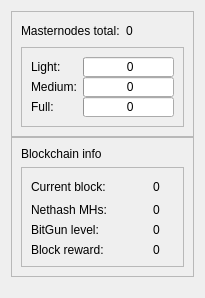
               <widget class="QWidget" name="TabInformation">
                <attribute name="title">
                 <string>Information</string>
                </attribute>
                <layout class="QVBoxLayout" name="verticalLayout_13">
                 <item>
                  <layout class="QVBoxLayout" name="verticalLayout_11">
                   <property name="spacing">
                    <number>0</number>
                   </property>
                   <item>
                    <layout class="QVBoxLayout" name="verticalLayout_16"/>
                   </item>
                   <item>
                    <widget class="QFrame" name="frameMnInfo">
                     <property name="minimumSize">
                      <size>
                       <width>0</width>
                       <height>100</height>
                      </size>
                     </property>
                     <property name="frameShape">
                      <enum>QFrame::StyledPanel</enum>
                     </property>
                     <property name="frameShadow">
                      <enum>QFrame::Raised</enum>
                     </property>
                     <layout class="QVBoxLayout" name="verticalLayout_17">
                      <item>
                       <layout class="QHBoxLayout" name="horizontalLayout_9">
                        <item>
                         <widget class="QLabel" name="labelMnTotal">
                          <property name="minimumSize">
                           <size>
                            <width>0</width>
                            <height>0</height>
                           </size>
                          </property>
                          <property name="maximumSize">
                           <size>
                            <width>16777215</width>
                            <height>16777215</height>
                           </size>
                          </property>
                          <property name="text">
                           <string>Masternodes total:</string>
                          </property>
                         </widget>
                        </item>
                        <item>
                         <widget class="QLabel" name="labelMnTotal_Value">
                          <property name="text">
                           <string>0</string>
                          </property>
                         </widget>
                        </item>
                        <item>
                         <spacer name="horizontalSpacer_7">
                          <property name="orientation">
                           <enum>Qt::Horizontal</enum>
                          </property>
                          <property name="sizeHint" stdset="0">
                           <size>
                            <width>40</width>
                            <height>20</height>
                           </size>
                          </property>
                         </spacer>
                        </item>
                       </layout>
                      </item>
                      <item>
                       <widget class="QFrame" name="frameMnInfoLevels">
                        <property name="minimumSize">
                         <size>
                          <width>0</width>
                          <height>80</height>
                         </size>
                        </property>
                        <property name="frameShape">
                         <enum>QFrame::StyledPanel</enum>
                        </property>
                        <property name="frameShadow">
                         <enum>QFrame::Raised</enum>
                        </property>
                        <layout class="QGridLayout" name="gridLayout_2">
                         <property name="horizontalSpacing">
                          <number>6</number>
                         </property>
                         <property name="verticalSpacing">
                          <number>0</number>
                         </property>
                         <item row="0" column="1">
                          <widget class="QProgressBar" name="graphMN1">
                           <property name="minimumSize">
                            <size>
                             <width>0</width>
                             <height>20</height>
                            </size>
                           </property>
                           <property name="maximumSize">
                            <size>
                             <width>16777215</width>
                             <height>20</height>
                            </size>
                           </property>
                           <property name="value">
                            <number>0</number>
                           </property>
                           <property name="format">
                            <string> %v</string>
                           </property>
                          </widget>
                         </item>
                         <item row="1" column="1">
                          <widget class="QProgressBar" name="graphMN2">
                           <property name="minimumSize">
                            <size>
                             <width>0</width>
                             <height>20</height>
                            </size>
                           </property>
                           <property name="maximumSize">
                            <size>
                             <width>16777215</width>
                             <height>20</height>
                            </size>
                           </property>
                           <property name="value">
                            <number>0</number>
                           </property>
                           <property name="format">
                            <string> %v</string>
                           </property>
                          </widget>
                         </item>
                         <item row="3" column="1">
                          <widget class="QProgressBar" name="graphMN3">
                           <property name="minimumSize">
                            <size>
                             <width>0</width>
                             <height>20</height>
                            </size>
                           </property>
                           <property name="maximumSize">
                            <size>
                             <width>16777215</width>
                             <height>20</height>
                            </size>
                           </property>
                           <property name="value">
                            <number>0</number>
                           </property>
                           <property name="format">
                            <string> %v</string>
                           </property>
                          </widget>
                         </item>
                         <item row="1" column="0">
                          <widget class="QLabel" name="label_2">
                           <property name="minimumSize">
                            <size>
                             <width>0</width>
                             <height>0</height>
                            </size>
                           </property>
                           <property name="maximumSize">
                            <size>
                             <width>16777215</width>
                             <height>16777215</height>
                            </size>
                           </property>
                           <property name="text">
                            <string>Medium:</string>
                           </property>
                          </widget>
                         </item>
                         <item row="3" column="0">
                          <widget class="QLabel" name="label_3">
                           <property name="minimumSize">
                            <size>
                             <width>0</width>
                             <height>0</height>
                            </size>
                           </property>
                           <property name="maximumSize">
                            <size>
                             <width>16777215</width>
                             <height>16777215</height>
                            </size>
                           </property>
                           <property name="text">
                            <string>Full:</string>
                           </property>
                          </widget>
                         </item>
                         <item row="0" column="0">
                          <widget class="QLabel" name="label">
                           <property name="minimumSize">
                            <size>
                             <width>0</width>
                             <height>0</height>
                            </size>
                           </property>
                           <property name="maximumSize">
                            <size>
                             <width>16777215</width>
                             <height>16777215</height>
                            </size>
                           </property>
                           <property name="text">
                            <string>Light:</string>
                           </property>
                          </widget>
                         </item>
                        </layout>
                       </widget>
                      </item>
                     </layout>
                    </widget>
                   </item>
                   <item>
                    <widget class="QFrame" name="frameBlockchainInfo">
                     <property name="minimumSize">
                      <size>
                       <width>0</width>
                       <height>100</height>
                      </size>
                     </property>
                     <property name="frameShape">
                      <enum>QFrame::StyledPanel</enum>
                     </property>
                     <property name="frameShadow">
                      <enum>QFrame::Raised</enum>
                     </property>
                     <layout class="QVBoxLayout" name="verticalLayout_18">
                      <item>
                       <widget class="QLabel" name="label_blockchaininfo">
                        <property name="text">
                         <string>Blockchain info</string>
                        </property>
                       </widget>
                      </item>
                      <item>
                       <widget class="QFrame" name="frameBlockchainInfoData">
                        <property name="minimumSize">
                         <size>
                          <width>0</width>
                          <height>0</height>
                         </size>
                        </property>
                        <property name="frameShape">
                         <enum>QFrame::StyledPanel</enum>
                        </property>
                        <property name="frameShadow">
                         <enum>QFrame::Raised</enum>
                        </property>
                        <layout class="QGridLayout" name="gridLayout_3">
                         <property name="verticalSpacing">
                          <number>6</number>
                         </property>
                         <item row="0" column="2">
                          <widget class="QLabel" name="label_CurrentBlock_value">
                           <property name="text">
                            <string>0</string>
                           </property>
                          </widget>
                         </item>
                         <item row="2" column="2">
                          <widget class="QLabel" name="label_CurrentBitGun_value">
                           <property name="text">
                            <string>0</string>
                           </property>
                          </widget>
                         </item>
                         <item row="0" column="0">
                          <widget class="QLabel" name="label_CurrentBlock">
                           <property name="minimumSize">
                            <size>
                             <width>0</width>
                             <height>0</height>
                            </size>
                           </property>
                           <property name="maximumSize">
                            <size>
                             <width>16777215</width>
                             <height>16777215</height>
                            </size>
                           </property>
                           <property name="text">
                            <string>Current block:</string>
                           </property>
                          </widget>
                         </item>
                         <item row="2" column="0">
                          <widget class="QLabel" name="label_CurrentBitGun">
                           <property name="minimumSize">
                            <size>
                             <width>0</width>
                             <height>0</height>
                            </size>
                           </property>
                           <property name="maximumSize">
                            <size>
                             <width>16777215</width>
                             <height>16777215</height>
                            </size>
                           </property>
                           <property name="text">
                            <string>BitGun level:</string>
                           </property>
                          </widget>
                         </item>
                         <item row="1" column="2">
                          <widget class="QLabel" name="label_Nethash_value">
                           <property name="text">
                            <string>0</string>
                           </property>
                          </widget>
                         </item>
                         <item row="3" column="0">
                          <widget class="QLabel" name="label_CurrentBlockReward">
                           <property name="text">
                            <string>Block reward:</string>
                           </property>
                          </widget>
                         </item>
                         <item row="1" column="0">
                          <widget class="QLabel" name="label_Nethash">
                           <property name="text">
                            <string>Nethash MHs:</string>
                           </property>
                          </widget>
                         </item>
                         <item row="3" column="2">
                          <widget class="QLabel" name="label_CurrentBlockReward_value">
                           <property name="text">
                            <string>0</string>
                           </property>
                          </widget>
                         </item>
                         <item row="0" column="1">
                          <spacer name="horizontalSpacer_6">
                           <property name="orientation">
                            <enum>Qt::Horizontal</enum>
                           </property>
                           <property name="sizeType">
                            <enum>QSizePolicy::Fixed</enum>
                           </property>
                           <property name="sizeHint" stdset="0">
                            <size>
                             <width>40</width>
                             <height>20</height>
                            </size>
                           </property>
                          </spacer>
                         </item>
                        </layout>
                       </widget>
                      </item>
                     </layout>
                    </widget>
                   </item>
                   <item>
                    <spacer name="verticalSpacer_2">
                     <property name="orientation">
                      <enum>Qt::Vertical</enum>
                     </property>
                     <property name="sizeHint" stdset="0">
                      <size>
                       <width>20</width>
                       <height>10</height>
                      </size>
                     </property>
                    </spacer>
                   </item>
                  </layout>
                 </item>
                </layout>
               </widget>
